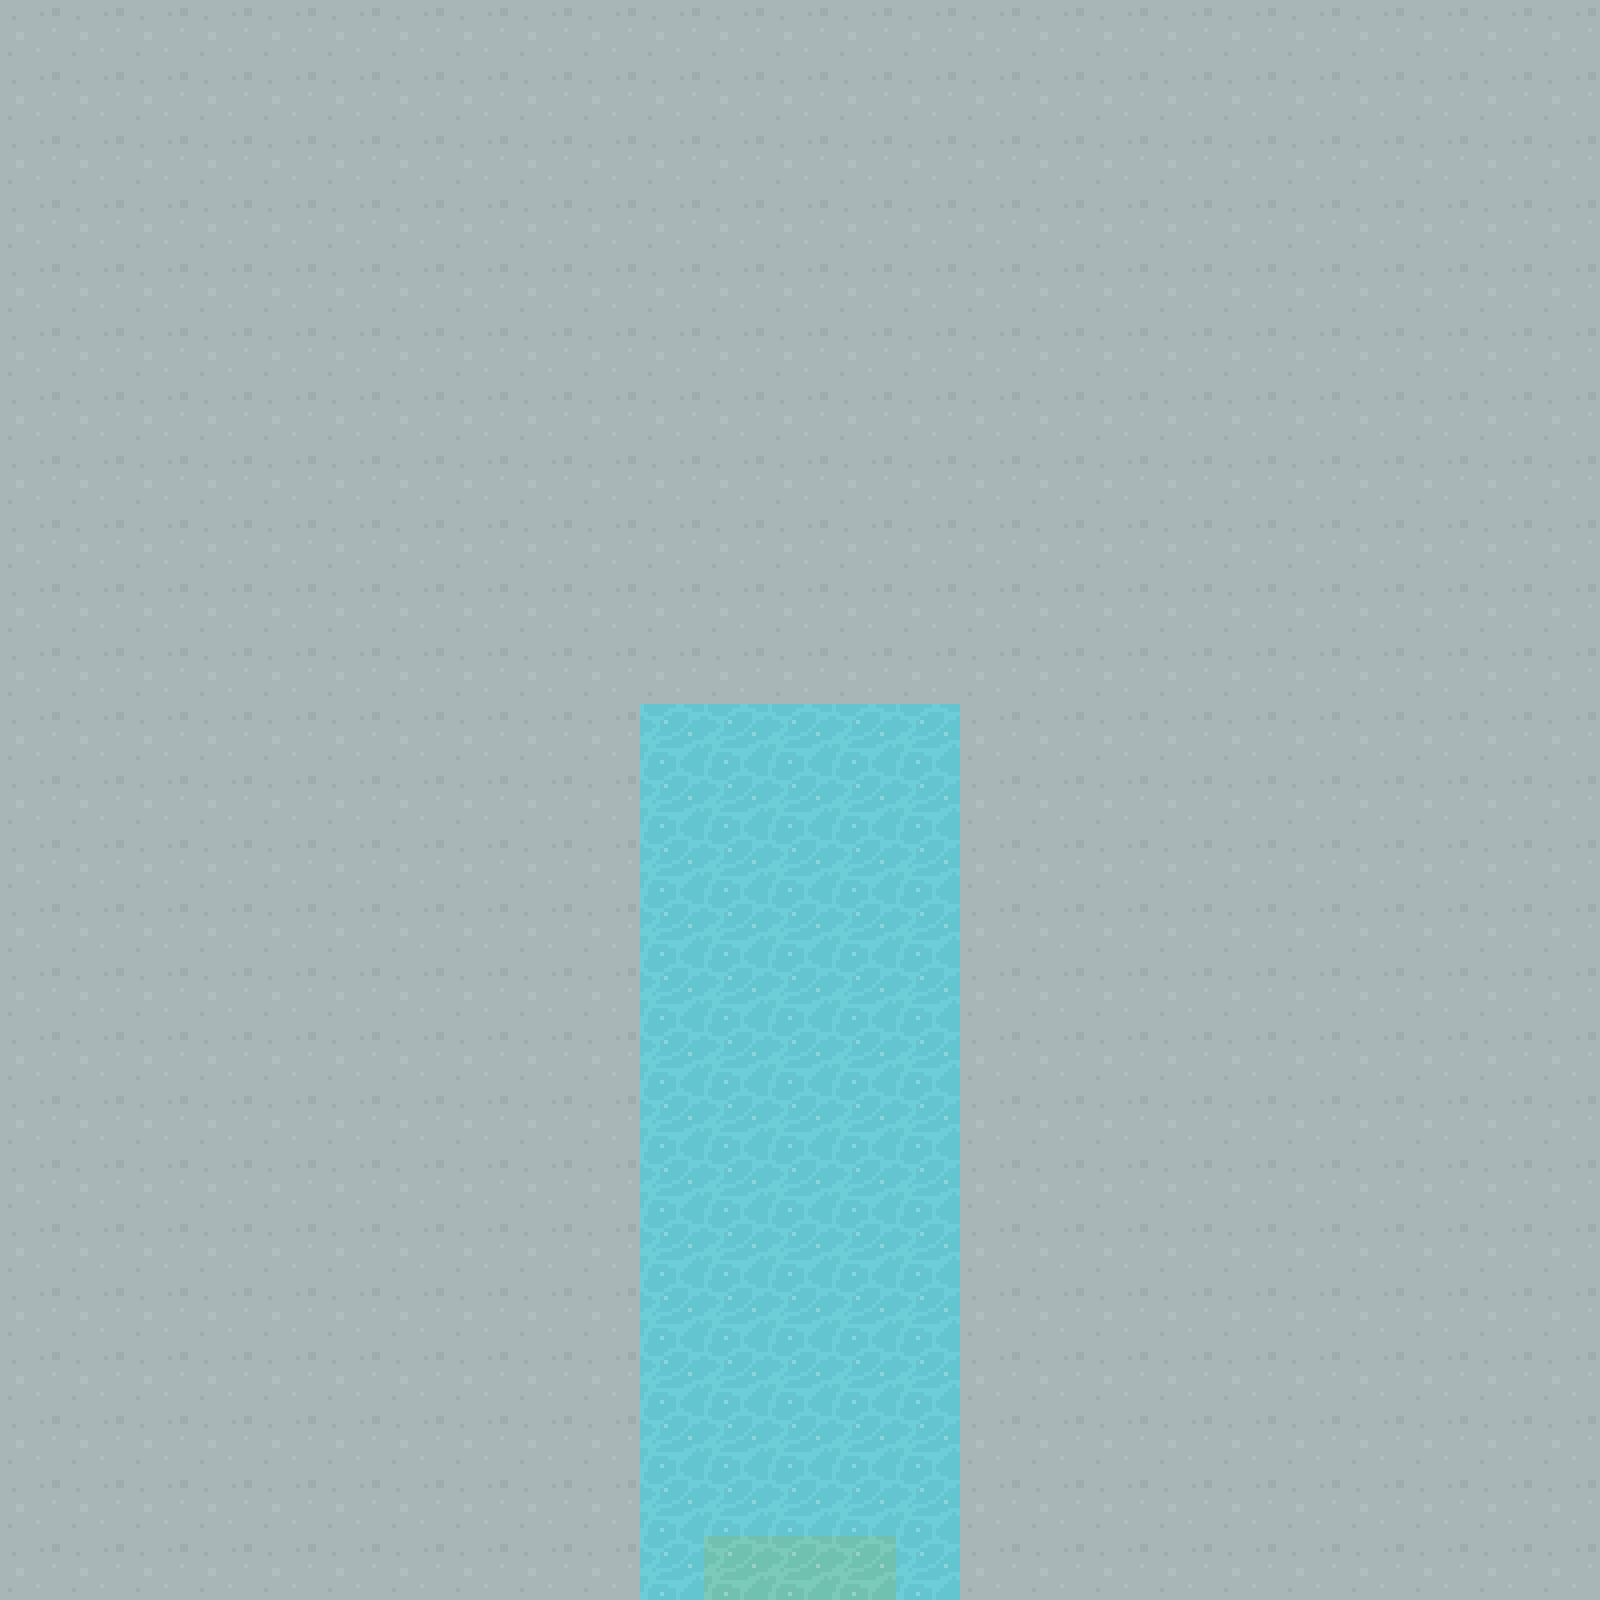

Below is a game level as drawn by its tile map, then a one-line description and the .tmx file that defines it, in full:
An orthogonal 25x25 tile map with 64x64 px tiles, 1 tile layer (Tile Layer 1) and 3 objects (SOUTH).

<map version="1.2" tiledversion="1.3.3" orientation="orthogonal" renderorder="right-down" width="25" height="25" tilewidth="64" tileheight="64" infinite="0" nextlayerid="3" nextobjectid="11">
 <tileset firstgid="1" source="../maps/64TilesheetDungeon.tsx" />
 <layer id="1" name="Tile Layer 1" width="25" height="25">
  <data encoding="csv">
68,68,68,68,68,68,68,68,68,68,68,68,68,68,68,68,68,68,68,68,68,68,68,68,68,
68,68,68,68,68,68,68,68,68,68,68,68,68,68,68,68,68,68,68,68,68,68,68,68,68,
68,68,68,68,68,68,68,68,68,68,68,68,68,68,68,68,68,68,68,68,68,68,68,68,68,
68,68,68,68,68,68,68,68,68,68,68,68,68,68,68,68,68,68,68,68,68,68,68,68,68,
68,68,68,68,68,68,68,68,68,68,68,68,68,68,68,68,68,68,68,68,68,68,68,68,68,
68,68,68,68,68,68,68,68,68,68,68,68,68,68,68,68,68,68,68,68,68,68,68,68,68,
68,68,68,68,68,68,68,68,68,68,68,68,68,68,68,68,68,68,68,68,68,68,68,68,68,
68,68,68,68,68,68,68,68,68,68,68,68,68,68,68,68,68,68,68,68,68,68,68,68,68,
68,68,68,68,68,68,68,68,68,68,68,68,68,68,68,68,68,68,68,68,68,68,68,68,68,
68,68,68,68,68,68,68,68,68,68,68,68,68,68,68,68,68,68,68,68,68,68,68,68,68,
68,68,68,68,68,68,68,68,68,68,68,68,68,68,68,68,68,68,68,68,68,68,68,68,68,
68,68,68,68,68,68,68,68,68,68,321,321,321,321,321,68,68,68,68,68,68,68,68,68,68,
68,68,68,68,68,68,68,68,68,68,321,321,321,321,321,68,68,68,68,68,68,68,68,68,68,
68,68,68,68,68,68,68,68,68,68,321,321,321,321,321,68,68,68,68,68,68,68,68,68,68,
68,68,68,68,68,68,68,68,68,68,321,321,321,321,321,68,68,68,68,68,68,68,68,68,68,
68,68,68,68,68,68,68,68,68,68,321,321,321,321,321,68,68,68,68,68,68,68,68,68,68,
68,68,68,68,68,68,68,68,68,68,321,321,321,321,321,68,68,68,68,68,68,68,68,68,68,
68,68,68,68,68,68,68,68,68,68,321,321,321,321,321,68,68,68,68,68,68,68,68,68,68,
68,68,68,68,68,68,68,68,68,68,321,321,321,321,321,68,68,68,68,68,68,68,68,68,68,
68,68,68,68,68,68,68,68,68,68,321,321,321,321,321,68,68,68,68,68,68,68,68,68,68,
68,68,68,68,68,68,68,68,68,68,321,321,321,321,321,68,68,68,68,68,68,68,68,68,68,
68,68,68,68,68,68,68,68,68,68,321,321,321,321,321,68,68,68,68,68,68,68,68,68,68,
68,68,68,68,68,68,68,68,68,68,321,321,321,321,321,68,68,68,68,68,68,68,68,68,68,
68,68,68,68,68,68,68,68,68,68,321,321,321,321,321,68,68,68,68,68,68,68,68,68,68,
68,68,68,68,68,68,68,68,68,68,321,326,326,326,321,68,68,68,68,68,68,68,68,68,68
</data>
 </layer>
 <objectgroup id="2" name="Object Layer 1">
  <object id="3" name="SOUTH" x="704" y="1536" width="192" height="64" />
  <object id="4" x="-127.913" y="453.829" width="1.75223" />
  <object id="10" x="-78.8505" y="131.418" />
 </objectgroup>
</map>
